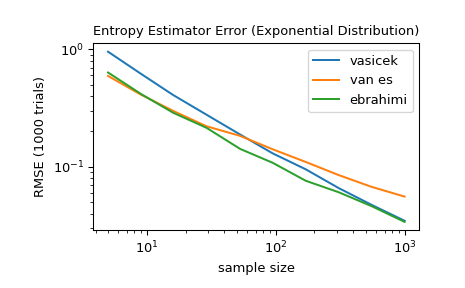

Here is the Python script that generated this plot:
from scipy.stats import differential_entropy, norm

# Entropy of a standard normal distribution:

rng = np.random.default_rng()
values = rng.standard_normal(100)
differential_entropy(values)
# 1.3407817436640392

# Compare with the true entropy:

float(norm.entropy())
# 1.4189385332046727

# For several sample sizes between 5 and 1000, compare the accuracy of
# the ``'vasicek'``, ``'van es'``, and ``'ebrahimi'`` methods. Specifically,
# compare the root mean squared error (over 1000 trials) between the estimate
# and the true differential entropy of the distribution.

from scipy import stats
import matplotlib.pyplot as plt
# >>>
# >>>
def rmse(res, expected):
    '''Root mean squared error'''
    return np.sqrt(np.mean((res - expected)**2))
# >>>
# >>>
a, b = np.log10(5), np.log10(1000)
ns = np.round(np.logspace(a, b, 10)).astype(int)
reps = 1000  # number of repetitions for each sample size
expected = stats.expon.entropy()
# >>>
method_errors = {'vasicek': [], 'van es': [], 'ebrahimi': []}
for method in method_errors:
    for n in ns:
       rvs = stats.expon.rvs(size=(reps, n), random_state=rng)
       res = stats.differential_entropy(rvs, method=method, axis=-1)
       error = rmse(res, expected)
       method_errors[method].append(error)
# >>>
for method, errors in method_errors.items():
    plt.loglog(ns, errors, label=method)
# >>>
plt.legend()
plt.xlabel('sample size')
plt.ylabel('RMSE (1000 trials)')
plt.title('Entropy Estimator Error (Exponential Distribution)')
